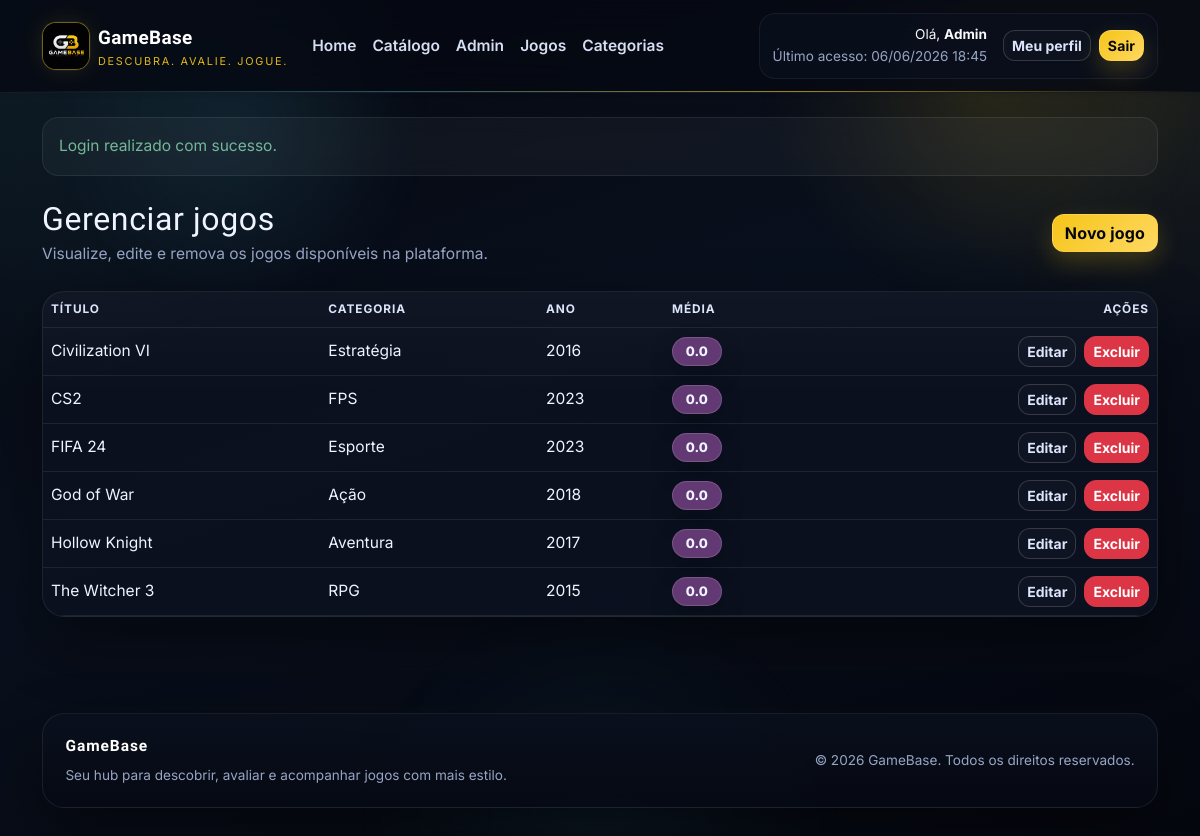
The page /index.php?page=admin_jogos (signed in) on the database its author committed.
### tables this page shows
CREATE TABLE jogos (
    id INT AUTO_INCREMENT PRIMARY KEY,
    titulo VARCHAR(150) NOT NULL,
    descricao TEXT,
    ano INT,
    categoria_id INT,
    capa_url VARCHAR(255),
    criado_em TIMESTAMP DEFAULT CURRENT_TIMESTAMP,
    FOREIGN KEY (categoria_id) REFERENCES categorias(id) ON DELETE SET NULL
);

CREATE TABLE categorias (
    id INT AUTO_INCREMENT PRIMARY KEY,
    nome VARCHAR(80) NOT NULL UNIQUE
);

### controllers/JogoController.php (called while the page is built, shortened)
<?php
class JogoController
{
    private Jogo $jogoModel;
    public function __construct()
    {
        $this->jogoModel = new Jogo();
    }
    public function adminJogos(): void
    {
        render('admin/jogos_lista.php', [
            'pageTitle' => 'Gerenciar jogos',
            'jogos' => $this->jogoModel->listarTodos(),
        ]);
    }
}

### models/Jogo.php (called while the page is built, shortened)
<?php
class Jogo
{
    private PDO $conn;
    public function __construct()
    {
        $this->conn = Database::getConnection();
    }
    public function listarTodos(?string $busca = null, ?int $categoriaId = null): array
    {
        $sql = '
            SELECT
                j.*,
                c.nome AS categoria_nome,
                COALESCE(ROUND(AVG(a.nota), 1), 0) AS media_nota,
                COUNT(a.id) AS total_avaliacoes
            FROM jogos j
            LEFT JOIN categorias c ON c.id = j.categoria_id
            LEFT JOIN avaliacoes a ON a.jogo_id = j.id
            WHERE 1 = 1
        ';
        $sql .= '
            GROUP BY j.id, c.nome
            ORDER BY j.titulo ASC
        ';
        $stmt = $this->conn->prepare($sql);
        $stmt->execute();
        return $stmt->fetchAll();
    }
}

### config/database.php (called while the page is built, shortened)
<?php
class Database
{
    private static ?PDO $connection = null;
    public static function getConnection(): PDO
    {
        if (self::$connection instanceof PDO) {
            return self::$connection;
        }
        $host = getenv("GAMEBASE_DB_HOST") ?: "localhost";
        $dbname = getenv("GAMEBASE_DB_NAME") ?: "gamebase";
        $username = getenv("GAMEBASE_DB_USER") ?: "root";
        $password = getenv("GAMEBASE_DB_PASS");
        $password = $password !== false ? $password : "";
        $charset = getenv("GAMEBASE_DB_CHARSET") ?: "utf8mb4";
        $dsn = sprintf(
            "mysql:host=%s;dbname=%s;charset=%s",
            $host,
            $dbname,
            $charset
        );
        try {
            self::$connection = self::createPdo($dsn, $username, $password);
        } catch (Throwable $exception) {
            if (function_exists("debugLog")) {
                debugLog(
                    "initial",
                    "H1",
                    "config/database.php:42",
                    "database connection failed",
                    [
                        "host" => $host,
                        "database" => $dbname,
                        "errorType" => get_class($exception),
                        "errorCode" => (string) $exception->getCode(),
                        "errorMessage" => $exception->getMessage(),
                    ]
                );
            }
            if ((string) $exception->getCode() === "1049") {
                try {
                    if (function_exists("debugLog")) {
                        debugLog(
                            "post-fix",
                            "H1",
                            "config/database.php:50",
                            "database missing, starting bootstrap",
                            [
                                "host" => $host,
                                "database" => $dbname,
                                "schemaExists" => is_file(
                                    dirname(__DIR__) . "/database/gamebase.sql"
                                ),
                            ]
                        );
                    }
                    self::bootstrapDatabase(
                        $host,
                        $dbname,
                        $username,
                        $password,
                        $charset
                    );
                    self::$connection = self::createPdo(
                        $dsn,
                        $username,
                        $password
                    );
                    if (function_exists("debugLog")) {
                        debugLog(
                            "post-fix",
                            "H1",
                            "config/database.php:62",
                            "database bootstrap completed",
                            [
                                "host" => $host,
                                "database" => $dbname,
                            ]
                        );
                    }
                    return self::$connection;
                } catch (Throwable $bootstrapException) {
                    if (function_exists("debugLog")) {
                        debugLog(
                            "post-fix",
                            "H1",
                            "config/database.php:73",
                            "database bootstrap failed",
                            [
                                "host" => $host,
                                "database" => $dbname,
                                "errorType" => get_class($bootstrapException),
                                "errorCode" => (string) $bootstrapException->getCode(),
                                "errorMessage" => $bootstrapException->getMessage(),
                            ]
                        );
                    }
                    http_response_code(500);
                    die("<h1>Erro ao inicializar o banco</h1>" .
                        "<p>" .
                        htmlspecialchars(
                            "O banco gamebase nao existe e a inicializacao automatica falhou.",
                            ENT_QUOTES,
                            "UTF-8"
                        ) .
                        "</p>" .
                        "<p>" .
                        htmlspecialchars(
                            "Verifique se o MySQL esta ativo e se o arquivo database/gamebase.sql esta acessivel.",
                            ENT_QUOTES,
                            "UTF-8"
                        ) .
                        "</p>" .
                        "<p>" .
                        htmlspecialchars(
                            "Detalhe tecnico: " .
                            $bootstrapException->getMessage(),
                            ENT_QUOTES,
                            "UTF-8"
                        ) .
                        "</p>");
                }
            }
            http_response_code(500);
            $mensagem = "Nao foi possivel conectar ao banco de dados GameBase.";
            $orientacao =
                "Verifique host, nome do banco, usuario e senha em config/database.php ou nas variaveis de ambiente GAMEBASE_DB_*.";
            $credenciais = sprintf(
                "Configuracao atual: host=%s | banco=%s | usuario=%s",
                $host,
                $dbname,
                $username
            );
            $detalheTecnico = "Detalhe tecnico: " . $exception->getMessage();
            die("<h1>Erro de conexao com o banco</h1>" .
                "<p>" .
                htmlspecialchars($mensagem, ENT_QUOTES, "UTF-8") .
                "</p>" .
                "<p>" .
                htmlspecialchars($orientacao, ENT_QUOTES, "UTF-8") .
                "</p>" .
                "<p>" .
                htmlspecialchars($credenciais, ENT_QUOTES, "UTF-8") .
                "</p>" .
                "<p>" .
                htmlspecialchars($detalheTecnico, ENT_QUOTES, "UTF-8") .
                "</p>");
        }
        return self::$connection;
    }
    private static function createPdo(
        string $dsn,
        string $username,
        string $password
    ): PDO {
        return new PDO($dsn, $username, $password, [
            PDO::ATTR_ERRMODE => PDO::ERRMODE_EXCEPTION,
            PDO::ATTR_DEFAULT_FETCH_MODE => PDO::FETCH_ASSOC,
        ]);
    }
}

### views/admin/jogos_lista.php (the view, shortened to what this page needs)
<?php $jogos = $jogos ?? []; ?>
<section class="mb-4">
    <div class="d-flex flex-column flex-lg-row justify-content-between align-items-lg-center gap-3 mb-4">
        <div>
            <h1 class="h2 mb-1">Gerenciar jogos</h1>
            <p class="text-muted mb-0">Visualize, edite e remova os jogos disponíveis na plataforma.</p>
        </div>
        <a class="btn btn-gold" href="<?= e(baseUrl('index.php?page=admin_jogos_form')) ?>">Novo jogo</a>
    </div>
    <section class="card">
        <div class="card-body p-0">
            <div class="table-responsive">
                <table class="table table-dark table-hover align-middle mb-0">
                    <thead>
                    <tr>
                        <th>Título</th>
                        <th>Categoria</th>
                        <th>Ano</th>
                        <th>Média</th>
                        <th class="text-end">Ações</th>
                    </tr>
                    </thead>
                    <tbody>
                    <?php foreach ($jogos as $jogo): ?>
                        <tr>
                            <td><?= e($jogo['titulo']) ?></td>
                            <td><?= e((string) ($jogo['categoria_nome'] ?? 'Sem categoria')) ?></td>
                            <td><?= e((string) ($jogo['ano'] ?? '-')) ?></td>
                            <td><span class="<?= e(classeNotaBadge((float) $jogo['media_nota'])) ?>"><?= e((string) $jogo['media_nota']) ?></span></td>
                            <td class="text-end">
                                <div class="d-inline-flex gap-2">
                                    <a class="btn btn-outline-light btn-sm" href="<?= e(baseUrl('index.php?page=admin_jogos_form&id=' . (int) $jogo['id'])) ?>">Editar</a>
                                    <form method="POST" action="<?= e(baseUrl('index.php?page=admin_jogos_excluir')) ?>">
                                        <button type="submit" class="btn btn-danger btn-sm">Excluir</button>
                                    </form>
                                </div>
                            </td>
                        </tr>
                    <?php endforeach; ?>
                    </tbody>
                </table>
            </div>
        </div>
    </section>
</section>

### assets/css/style.css (style rules this page uses)
:root { --gb-bg: #060913; --gb-bg-soft: #0c1220; --gb-surface: rgba(12, 18, 32, 0.88); --gb-surface-2: rgba(18, 28, 48, 0.9); --gb-surface-3: rgba(8, 12, 22, 0.94); --gb-border: rgba(255, 255, 255, 0.08); --gb-border-strong: rgba(245, 197, 24, 0.24); --gb-gold: #f5c518; --gb-gold-hover: #ffd54f; --gb-accent: #5ee6ff; --gb-light: #eff4ff; --gb-muted: #97a5c4; --gb-muted-2: #7182a6; --gb-shadow: 0 24px 60px rgba(0, 0, 0, 0.45); }
*, *::before, *::after { box-sizing: border-box; }
html { scroll-behavior: smooth; }
body { position: relative; min-height: 100vh; overflow-x: hidden; background: radial-gradient(circle at top left, rgba(94, 230, 255, 0.10), transparent 28%), radial-gradient(circle at top right, rgba(245, 197, 24, 0.10), transparent 24%), linear-gradient(160deg, #05070f 0%, #09101d 44%, #05070f 100%); color: var(--gb-light); font-family: 'Inter', system-ui, sans-serif; font-size: 0.97rem; line-height: 1.6; }
body::before, body::after { content: ""; position: fixed; inset: 0; pointer-events: none; z-index: 0; }
body::before { background: linear-gradient(rgba(255, 255, 255, 0.03) 1px, transparent 1px), linear-gradient(90deg, rgba(255, 255, 255, 0.03) 1px, transparent 1px); background-size: 56px 56px; -webkit-mask-image: linear-gradient(to bottom, rgba(255, 255, 255, 0.3), transparent 80%); mask-image: linear-gradient(to bottom, rgba(255, 255, 255, 0.3), transparent 80%); opacity: 0.18; animation: gridShift 20s linear infinite; }
body::after { background: radial-gradient(circle at 20% 15%, rgba(94, 230, 255, 0.08), transparent 16%), radial-gradient(circle at 82% 10%, rgba(245, 197, 24, 0.10), transparent 18%), radial-gradient(circle at 50% 100%, rgba(94, 230, 255, 0.06), transparent 24%); filter: blur(8px); animation: floatAura 14s ease-in-out infinite alternate; }
a { color: inherit; text-decoration: none; }
h1, h2, h3, h4, h5, h6, .navbar-brand-name, .hero-title, .page-banner-title { font-family: 'Orbitron', 'Inter', system-ui, sans-serif; letter-spacing: 0.02em; }
p, li, dd, td, th, label, small, .form-text { color: var(--gb-light); }
.text-muted, .text-secondary, [class*="text-muted"] { color: var(--gb-muted) !important; }
.btn { border-radius: 12px; font-weight: 700; transition: transform 0.2s ease, box-shadow 0.2s ease, background 0.2s ease, border-color 0.2s ease; }
.btn-gold { background: linear-gradient(135deg, var(--gb-gold) 0%, #ffd861 100%); color: #05070f; border: 1px solid rgba(255, 216, 97, 0.55); box-shadow: 0 10px 24px rgba(245, 197, 24, 0.22); letter-spacing: 0.01em; }
.btn-outline-light { border-color: rgba(255, 255, 255, 0.16); color: #dbe4fb; background: rgba(255, 255, 255, 0.02); }
.btn-danger { box-shadow: none; }
.card { position: relative; background: linear-gradient(180deg, rgba(255, 255, 255, 0.025), transparent 32%), var(--gb-surface); border: 1px solid var(--gb-border); color: var(--gb-light); border-radius: 22px; box-shadow: var(--gb-shadow); overflow: hidden; transition: transform 0.25s ease, box-shadow 0.25s ease, border-color 0.25s ease; animation: fadeUp 0.7s ease both; }
.card::before { content: ""; position: absolute; inset: 0; background: linear-gradient(135deg, rgba(94, 230, 255, 0.06), transparent 35%, rgba(245, 197, 24, 0.06)); opacity: 0; transition: opacity 0.25s ease; pointer-events: none; }
.card-body p, .card-body span, .card-body small, .card-body li, .card-body dd { color: var(--gb-light); }
.badge-nota { display: inline-flex; align-items: center; gap: 0.35rem; font-weight: 800; font-size: 0.82rem; border-radius: 999px; padding: 0.42rem 0.8rem; white-space: nowrap; border: 1px solid rgba(255, 255, 255, 0.14); box-shadow: 0 10px 24px rgba(0, 0, 0, 0.24); }
.badge-nota-trash { background: rgb(99, 57, 116); color: #ffffff; }
.table-dark { --bs-table-bg: transparent; --bs-table-striped-bg: rgba(255, 255, 255, 0.02); --bs-table-hover-bg: rgba(94, 230, 255, 0.06); --bs-table-border-color: rgba(255, 255, 255, 0.08); --bs-table-color: var(--gb-light); }
.table thead th { color: #dce5fa; text-transform: uppercase; font-size: 0.74rem; letter-spacing: 0.08em; }
.table td, .table th { color: var(--gb-light); }
.table-responsive { border-radius: 22px; }

### rows shown on the page
jogos: titulo "Civilization VI", categoria.nome "Estratégia", ano "2016", media_nota "0.0"
jogos: titulo "CS2", categoria.nome "FPS", ano "2023", media_nota "0.0"
jogos: titulo "FIFA 24", categoria.nome "Esporte", ano "2023", media_nota "0.0"
jogos: titulo "God of War", categoria.nome "Ação", ano "2018", media_nota "0.0"
jogos: titulo "Hollow Knight", categoria.nome "Aventura", ano "2017", media_nota "0.0"
jogos: titulo "The Witcher 3", categoria.nome "RPG", ano "2015", media_nota "0.0"

### other values the page prints
$_SESSION['usuario_nome'] "Admin"
$ultimoAcesso "06/06/2026 18:45"
$flash['mensagem'] "Login realizado com sucesso."
